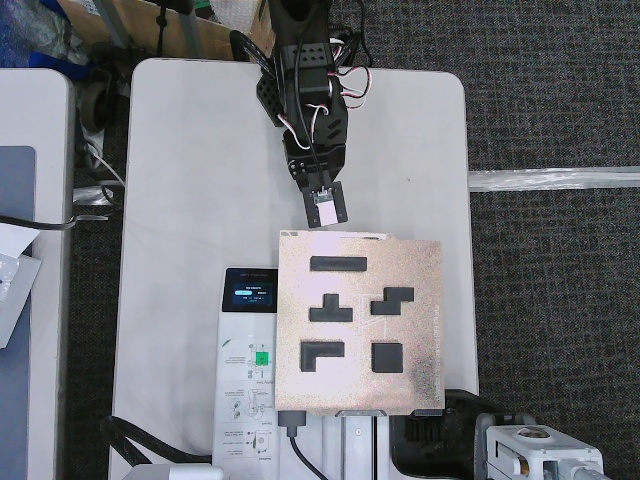
#> input picture mission/code/tetris/other_files/pictures_objects/all.jpeg, 640 x 480 px, given in place of binary_image.png, which was not available
$ python detect_tetrominos.py
#> lines starting #> are read from the running program, lines starting #| are printed output that depends on the picture; pictures that were not available may be replaced by others from this repository, and a replacement may not be noted
import cv2
import numpy as np


# ユーザー様が準備された二値画像を読み込む
# 例: binary_image.png は既に差分処理などでテトロミノの形状が抽出された二値画像
binary_img = cv2.imread('binary_image.png', cv2.IMREAD_GRAYSCALE)
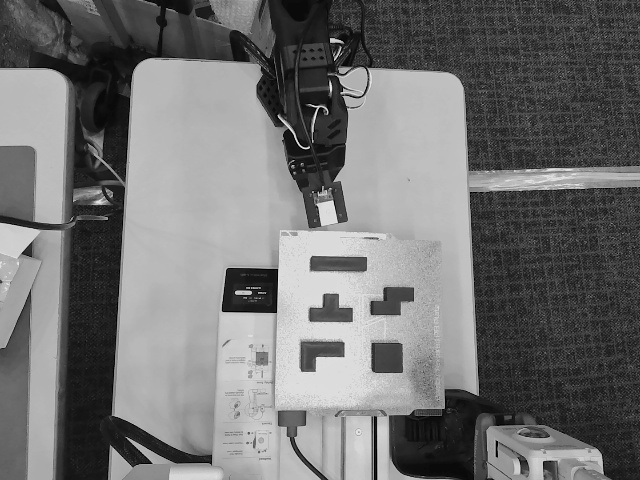
#> binary_img: shape (480, 640); min 0, max 236, mean 113.6

# 画像が正しく読み込めたか確認
if binary_img is None:
    print("画像を読み込めませんでした。ファイルパスを確認してください。")
    exit()

# 二値画像であること（0と255のみ）を前提に処理を進めます。
# 必要に応じて、ここで追加のノイズ除去や閾値処理を行っても良いです。
# 例：
# _, binary_img = cv2.threshold(binary_img, 127, 255, cv2.THRESH_BINARY)

# cv2.findContours() を使用して輪郭を検出する
# cv2.RETR_EXTERNAL: 最も外側の輪郭のみを検出（テトロミノの各ピースの外周）
# cv2.CHAIN_APPROX_SIMPLE: 輪郭の冗長な点を削除し、必要な頂点のみを保持
contours, hierarchy = cv2.findContours(
    binary_img,
    cv2.RETR_EXTERNAL,
    cv2.CHAIN_APPROX_SIMPLE
)
#> contours = [[[0, 0], [0, 479], [639, 479], [639, 0]]]

# 検出結果を描画するためのカラー画像を用意する（デバッグ・表示用）
# 元の二値画像と同じサイズ・型で3チャンネルの画像を生成し、黒で初期化
result_img = np.zeros((*binary_img.shape, 3), dtype=np.uint8)

# フィルタリングの閾値を設定 (ピクセル単位の面積)
# この値は画像サイズやテトロミノの大きさによって調整が必要です
MIN_AREA_THRESHOLD = 100

print(f"検出された輪郭の総数: {len(contours)}")
#| 検出された輪郭の総数: 1
detected_count = 0

for contour in contours:
    # 輪郭の面積を計算
    area = cv2.contourArea(contour)

    # 面積が閾値より大きい輪郭のみをテトロミノとして処理
    if area > MIN_AREA_THRESHOLD:
        detected_count += 1

        # 4.1. 外接矩形 (Bounding Rectangle) の計算
        # x, y: 矩形の左上隅の座標
        # w, h: 矩形の幅と高さ
        x, y, w, h = cv2.boundingRect(contour)

        # 1. 最小外接矩形の計算
        rect = cv2.minAreaRect(contour)

        # rect の情報を取り出す（オプション）
        (center_x, center_y), (width, height), angle = rect

        # 2. 矩形の4隅の頂点座標の計算
        # rect の情報を基に、矩形の4つの頂点座標を計算する
        box = cv2.boxPoints(rect)

        # 3. 座標を整数型に変換（描画用）
        box = np.int0(box)

        # 4. 矩形の描画
        # img: 描画対象の画像
        # [box]: 描画する頂点座標のリスト
        # (0, 0, 255): 色 (赤色)
        # 2: 線幅

        # 4.2. 画像に矩形を描画
        # result_img: 描画対象の画像
        # (x, y): 矩形の左上隅
        # (x + w, y + h): 矩形の右下隅
        # (0, 255, 0): 色 (緑色)
        # 2: 線幅
        #cv2.rectangle(result_img, (x, y), (x + w, y + h), (0, 255, 0), 2)

        cv2.drawContours(result_img,[box],0,(0,0,255), 2)
#> this loop made 1 pass
#> (contour, area, detected_count, x, y, w, h, center_x) on pass 1: ([[0, 0], [0, 479], [639, 479], [639, 0]], 306081, 1, 0, 0, 640, 480, 319.5)
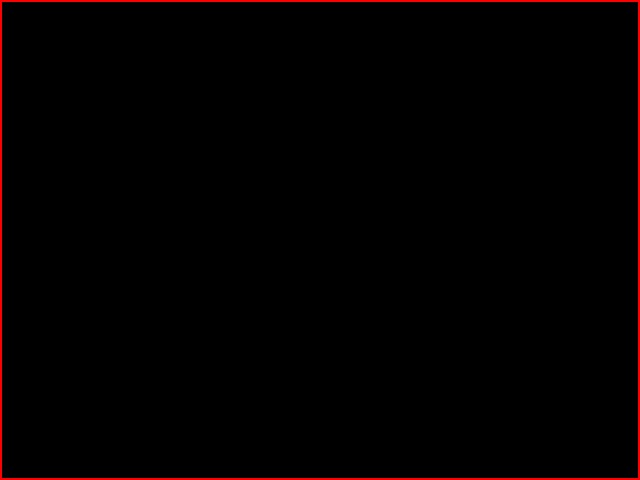
#> result_img: shape (480, 640, 3); mean of channels 0, 1, 2 0, 0, 3.7; drawn as B, G, R
#> after the loop, detected_count = 1


        # 検出された輪郭自体も描画したい場合（オプション）
        # cv2.drawContours(result_img, [contour], -1, (255, 0, 0), 1)

print(f"フィルタリング後に検出されたテトロミノの数: {detected_count}")
#| フィルタリング後に検出されたテトロミノの数: 1

# 5.1. 画像の書き出し (imwrite)
output_filename = 'tetromino_detected.png'
cv2.imwrite(output_filename, result_img)
print(f"結果画像を {output_filename} に書き出しました。")


if __name__ == "__main__":
    image1_path = "other_files/pictures_objects/cube.jpeg"
    image2_path = "other_files/pictures_objects/none.jpeg"

$ run again, on mission/code/tetris/other_files/pictures_objects/all2.jpg
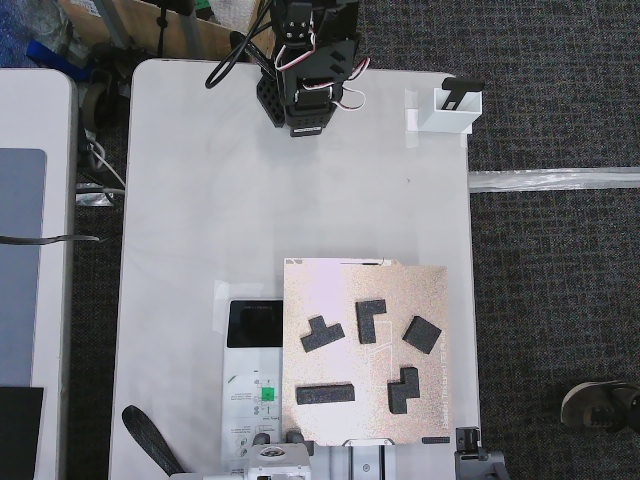
#> input picture mission/code/tetris/other_files/pictures_objects/all2.jpg, 640 x 480 px, given in place of binary_image.png, which was not available
#> `binary_img = cv2.imread('binary_image.png', cv2.IMREAD_GRAYSCALE)`:
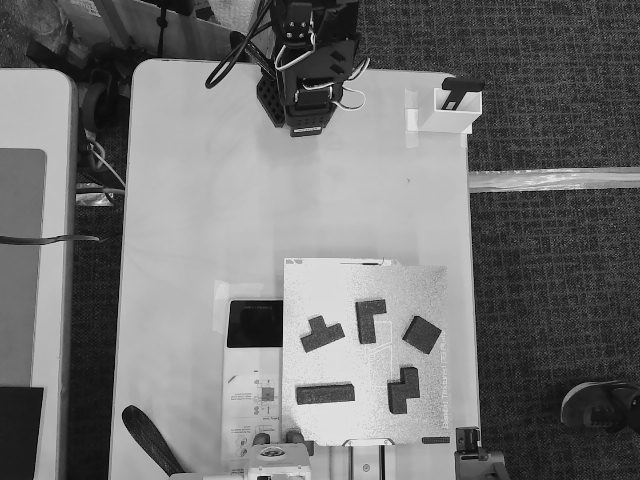
#> binary_img: shape (480, 640); min 0, max 252, mean 114.7
#> contours = [[[0, 0], [0, 479], [639, 479], [639, 0]]]
#| 検出された輪郭の総数: 1
#> the loop `for contour in contours:` made 1 pass
#> (contour, area, detected_count, x, y, w, h, center_x) on pass 1: ([[0, 0], [0, 479], [639, 479], [639, 0]], 306081, 1, 0, 0, 640, 480, 319.5)
#> after the loop `for contour in contours:`: detected_count = 1
#| フィルタリング後に検出されたテトロミノの数: 1
